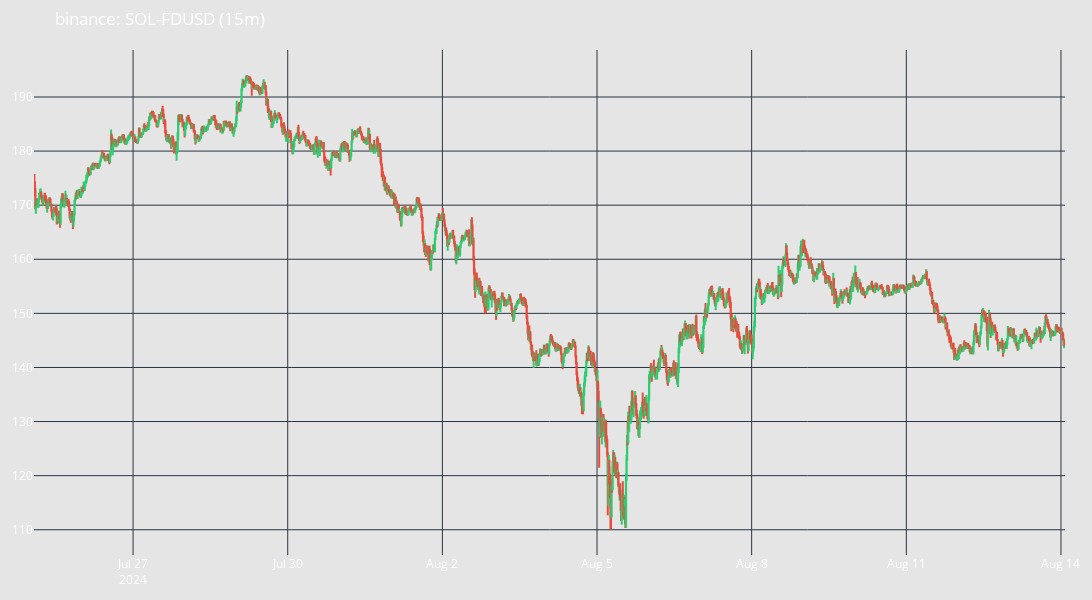

The notebook cell this image was saved under:
### Code cell
# We are going to visualize one of the candles
candles_example = market_configs[0]["candles"]
candles_example.plot("candles")

### Figure 1 — Plotly figure (JSON) as saved in the notebook; plotly's stock layout.template omitted (floating-point values rounded to 4 significant figures; data arrays with more than 128 entries replaced by an {"elided": "..."} marker saying what was removed)
{"data": [{"close": {"elided": "1919 float values"}, "decreasing": {"line": {"color": "#E74C3C"}}, "high": {"elided": "1919 float values"}, "increasing": {"line": {"color": "#2ECC71"}}, "low": {"elided": "1919 float values"}, "name": "Candlesticks", "open": {"elided": "1919 float values"}, "x": {"elided": "1919 str values"}, "type": "candlestick"}], "layout": {"font": {"color": "white", "size": 12}, "margin": {"l": 20, "r": 20, "t": 50, "b": 20}, "xaxis": {"rangeslider": {"visible": false}}, "title": {"text": "binance: SOL-FDUSD (15m)"}, "plot_bgcolor": "rgba(0, 0, 0, 0)", "paper_bgcolor": "rgba(0, 0, 0, 0.1)", "height": 600, "width": 1200, "hovermode": "x unified", "showlegend": false}}
